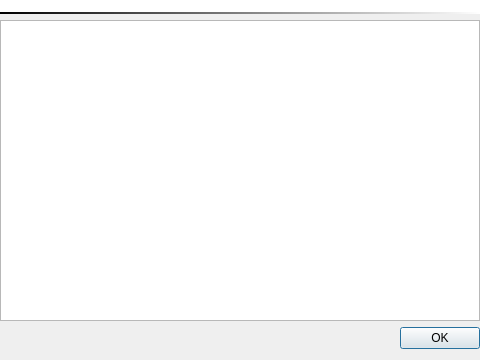
<?xml version="1.0" encoding="UTF-8"?>
<ui version="4.0">
 <class>AboutUI</class>
 <widget class="QDialog" name="AboutUI">
  <property name="geometry">
   <rect>
    <x>0</x>
    <y>0</y>
    <width>480</width>
    <height>360</height>
   </rect>
  </property>
  <property name="windowTitle">
   <string>About MAME Plus! GUI</string>
  </property>
  <layout class="QVBoxLayout" name="_2">
   <property name="leftMargin">
    <number>0</number>
   </property>
   <property name="topMargin">
    <number>0</number>
   </property>
   <property name="rightMargin">
    <number>0</number>
   </property>
   <item>
    <layout class="QVBoxLayout" name="verticalLayout">
     <item>
      <widget class="QLabel" name="lblLogo">
       <property name="styleSheet">
        <string notr="true">background-color:white;
border-bottom-width:2px;
border-bottom-style: solid;
border-bottom-color: qlineargradient(spread:pad, x1:0, y1:0, x2:1, y2:0, stop:0 rgba(0, 0, 0, 255), stop:1 rgba(255, 255, 255, 255));</string>
       </property>
       <property name="text">
        <string/>
       </property>
       <property name="pixmap">
        <pixmap resource="mamepgui_main.qrc">:/res/mamegui/mamep_brush.png</pixmap>
       </property>
      </widget>
     </item>
     <item>
      <widget class="QTextBrowser" name="tbVersion">
       <property name="openExternalLinks">
        <bool>true</bool>
       </property>
      </widget>
     </item>
    </layout>
   </item>
   <item>
    <widget class="QDialogButtonBox" name="buttonBox">
     <property name="orientation">
      <enum>Qt::Horizontal</enum>
     </property>
     <property name="standardButtons">
      <set>QDialogButtonBox::Ok</set>
     </property>
    </widget>
   </item>
  </layout>
  <zorder>buttonBox</zorder>
  <zorder></zorder>
 </widget>
 <resources>
  <include location="mamepgui_main.qrc"/>
 </resources>
 <connections>
  <connection>
   <sender>buttonBox</sender>
   <signal>accepted()</signal>
   <receiver>AboutUI</receiver>
   <slot>accept()</slot>
   <hints>
    <hint type="sourcelabel">
     <x>248</x>
     <y>254</y>
    </hint>
    <hint type="destinationlabel">
     <x>157</x>
     <y>274</y>
    </hint>
   </hints>
  </connection>
  <connection>
   <sender>buttonBox</sender>
   <signal>rejected()</signal>
   <receiver>AboutUI</receiver>
   <slot>reject()</slot>
   <hints>
    <hint type="sourcelabel">
     <x>316</x>
     <y>260</y>
    </hint>
    <hint type="destinationlabel">
     <x>286</x>
     <y>274</y>
    </hint>
   </hints>
  </connection>
 </connections>
</ui>
